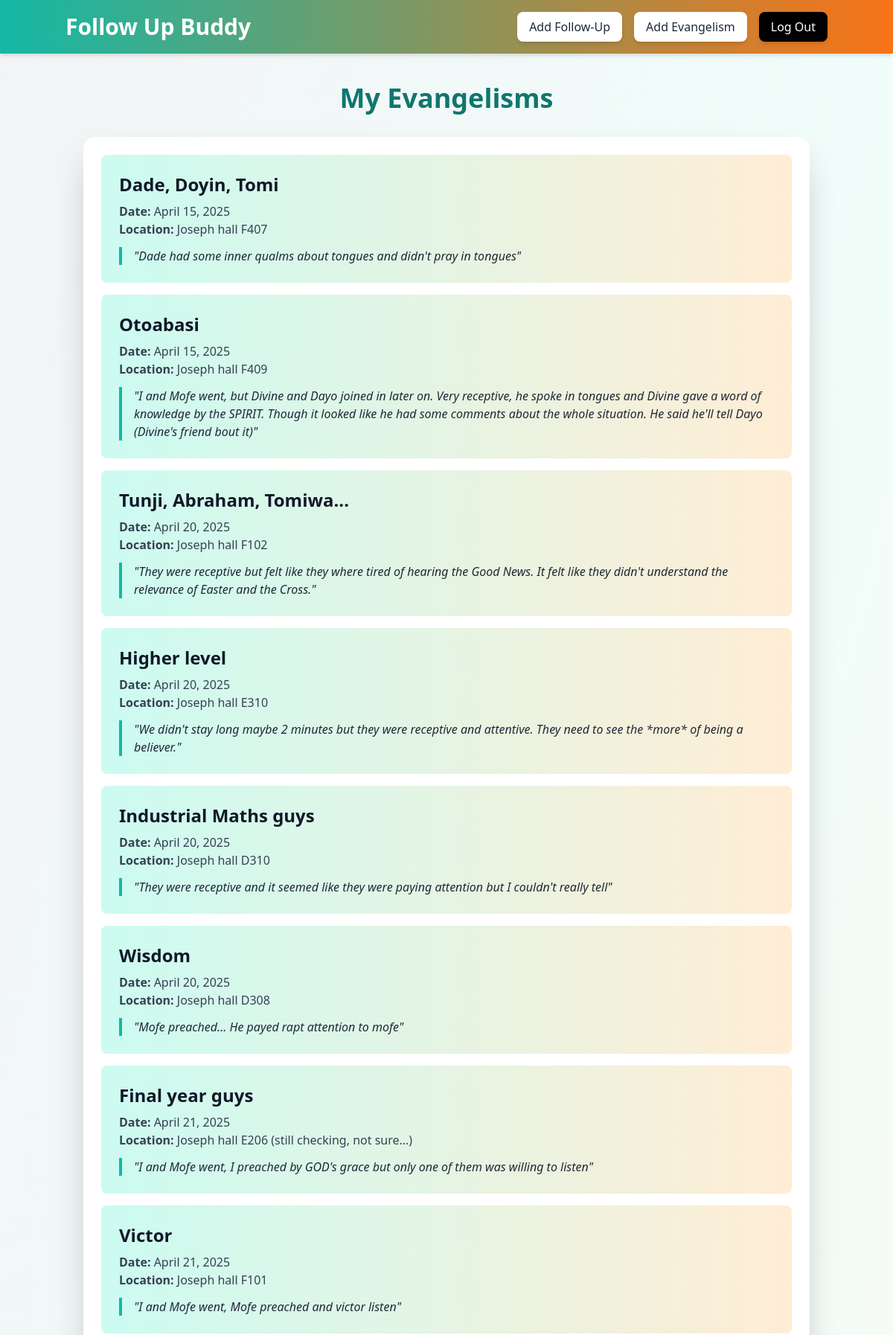
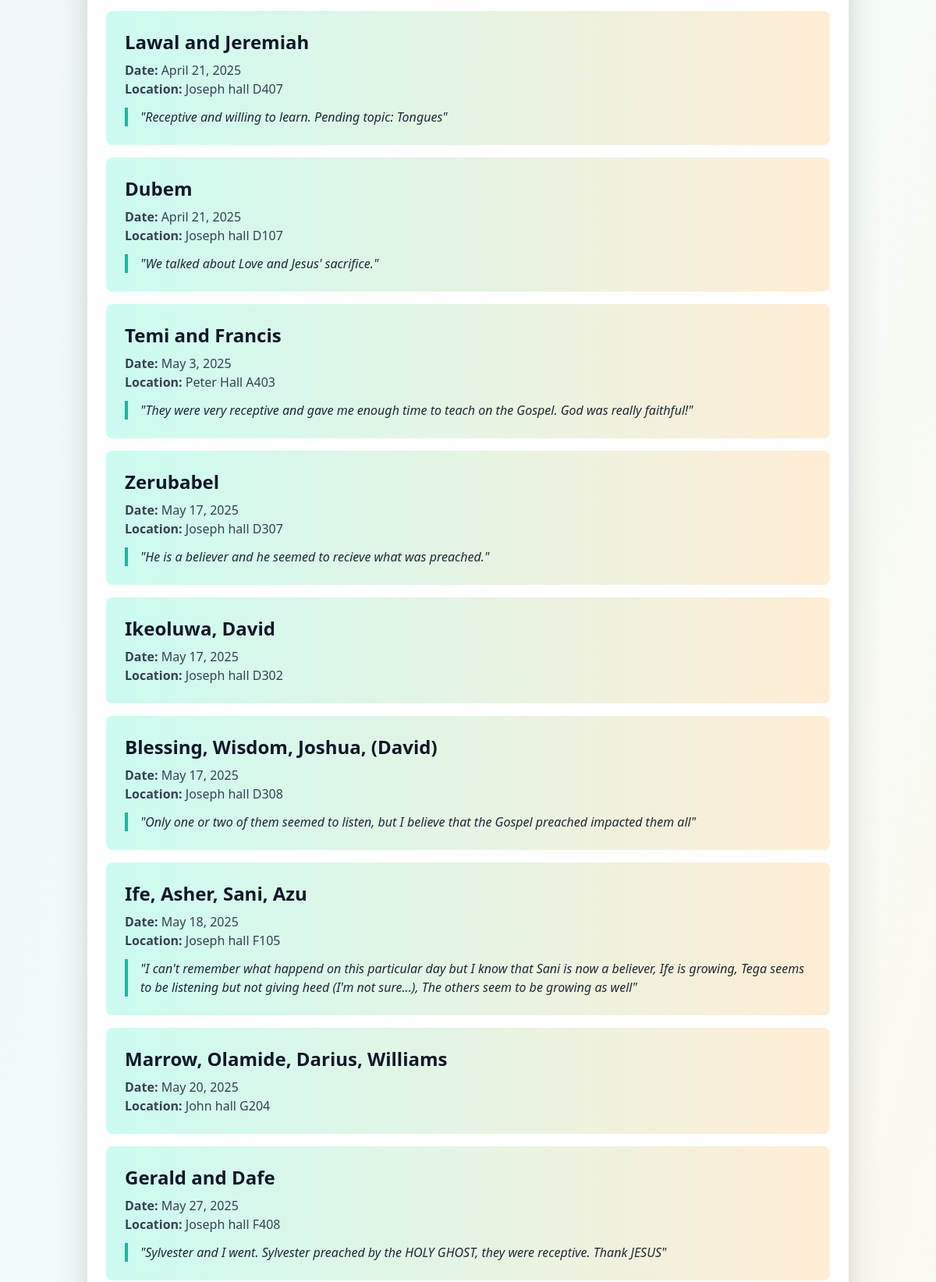
The app's page /evangelism/listing/ (signed in, upper part) with its own data (2 pictures, top to bottom).
### tracker/models.py (models this page shows, shortened)
class Evangelism(models.Model):
    FAITH_STATUS = {
        "strong_faith": "Strong Faith",
        "less_faith": "Less Faith",
        "unbeliever": "Unbeliever",
        "unknown": "Unknown",
    }
    evangelist = models.ForeignKey(User, on_delete=models.CASCADE)
    person_name = models.CharField(max_length=200)
    course = models.CharField(max_length=200, null=True, blank=True)
    location = models.CharField(max_length=255, null=True)
    date = models.DateField()
    description = models.TextField(blank=True)
    faith = models.CharField(max_length=20, choices=FAITH_STATUS)
    relevance = models.IntegerField(blank=True)
    completed = models.BooleanField(default=False)

### tracker/views.py (the view)
# urls.py: path('evangelism/listing/', views.EvangelismListing.as_view(), name="evangelism-listing"),
class EvangelismListing(LoginRequiredMixin, ListView):
    template_name = "tracker/evangelism_listing.html"
    context_object_name = "evangelisms"
    def get_queryset(self):
        return Evangelism.objects.filter(evangelist= self.request.user).all()

### tracker/templates/tracker/evangelism_list.html (shortened to what this page needs)
{% extends 'tracker/base.html' %}
{% block body %}
<div class="container mx-auto py-10 px-6">
    <h2 class="text-4xl font-extrabold text-center text-teal-700 mb-8">My Evangelisms</h2>
    {% if evangelisms %}
        <div class="bg-white shadow-2xl rounded-2xl overflow-hidden p-6">
            <ul class="divide-y divide-gray-300">
                {% for evangelism in evangelisms %}
                    <a href="{% url 'evangelism-detail' evangelism.pk %}">
                        <li class="p-6 bg-gradient-to-r from-teal-100 to-orange-100 hover:shadow-lg transition duration-300 rounded-lg mb-4">
                            <h3 class="text-2xl font-semibold text-gray-900">{{ evangelism.person_name }}</h3>
                            <p class="text-gray-700 mt-2"><strong>Date:</strong> <span class="font-medium">{{ evangelism.date }}</span></p>
                            <p class="text-gray-700"><strong>Location:</strong> <span class="font-medium">{{ evangelism.location }}</span></p>
                            {% if evangelism.description %}
                                <p class="text-gray-800 mt-3 italic border-l-4 border-teal-500 pl-4">"{{ evangelism.description }}"</p>
                            {% endif %}
                        </li>
                    </a>
                {% endfor %}
            </ul>
        </div>
    {% else %}
        <p class="text-center text-gray-500 text-lg">No evangelisms recorded yet.</p>
    {% endif %}
</div>
{% endblock body %}

### tracker/templates/tracker/base.html (shortened to what this page needs)
<!DOCTYPE html>
<html lang="en">
<head>
    <script src="https://cdn.tailwindcss.com"></script>
    <link rel="stylesheet" href="https://cdn.jsdelivr.net/npm/flatpickr/dist/flatpickr.min.css">
</head>
<body class="bg-gradient-to-br from-gray-100 via-teal-50 to-orange-50 text-gray-800 font-sans">
    <div class="content">
       {% if not exclude_header|default:False %}
            <header class="bg-gradient-to-r from-teal-500 to-orange-500 text-white py-4 shadow-md">
                <div class="container mx-auto flex justify-between items-center">
                    <h1 class="text-3xl font-bold">
                        <a href="{% url 'home' %}">Follow Up Buddy</a>
                    </h1>
                    <nav class="flex space-x-4">
                        <a href="{% url 'add-followup' %}" class="px-4 py-2 bg-white text-gray-800 font-medium rounded-lg shadow-md hover:bg-gray-200 transition duration-300">
                            Add Follow-Up
                        </a>
                        <a href="{% url 'add-evangelism' %}" class="px-4 py-2 bg-white text-gray-800 font-medium rounded-lg shadow-md hover:bg-gray-200 transition duration-300">
                            Add Evangelism
                        </a>
                        {% if not user.is_authenticated %}
                            <a href="{% url 'login' %}" class="px-4 py-2 bg-gray-900 text-white font-medium rounded-lg shadow-md hover:bg-gray-700 transition duration-300">
                                Login
                            </a>
                            <a href="{% url 'signup' %}" class="px-4 py-2 bg-gray-500 text-white font-medium rounded-lg shadow-md hover:bg-orange-600 transition duration-300">
                                Sign Up
                            </a>
                        {% else %}
                            <form action="{% url 'logout' %}" method="post">
                                <button type="submit" class="px-4 py-2 bg-black text-white font-medium rounded-lg shadow-md hover:bg-red-100 transition duration-300">
                                    Log Out
                                </button>
                            </form>
                        {% endif %}
                    </nav>
                </div>
            </header>
        {% endif %}
        {% block body %}
        {% endblock body %}
    </div>
</body>
</html>

### tracker/templates/tracker/base.html (style rules this page uses)
html, body { height: 100%; margin: 0; display: flex; flex-direction: column; }
.content { flex: 1; }

### records on screen
Evangelism: person_name "Dade, Doyin, Tomi", date "April 15, 2025", location "Joseph hall F407", description "Dade had some inner qualms about tongues and didn't pray in tongues"
Evangelism: person_name "Otoabasi", date "April 15, 2025", location "Joseph hall F409", description "I and Mofe went, but Divine and Dayo joined in later on. Very receptive, he spoke in tongues and Divine gave a word of knowledge by the SPIRIT. Though it looked like he had some comments about the whole situation. He said he'll tell Dayo (Divine's friend bout it)"
Evangelism: person_name "Tunji, Abraham, Tomiwa...", date "April 20, 2025", location "Joseph hall F102", description "They were receptive but felt like they where tired of hearing the Good News. It felt like they didn't understand the relevance of Easter and the Cross."
Evangelism: person_name "Higher level", date "April 20, 2025", location "Joseph hall E310", description "We didn't stay long maybe 2 minutes but they were receptive and attentive. They need to see the *more* of being a believer."
Evangelism: person_name "Industrial Maths guys", date "April 20, 2025", location "Joseph hall D310", description "They were receptive and it seemed like they were paying attention but I couldn't really tell"
Evangelism: person_name "Wisdom", date "April 20, 2025", location "Joseph hall D308", description "Mofe preached... He payed rapt attention to mofe"
Evangelism: person_name "Final year guys", date "April 21, 2025", location "Joseph hall E206 (still checking, not sure...)", description "I and Mofe went, I preached by GOD's grace but only one of them was willing to listen"
Evangelism: person_name "Victor", date "April 21, 2025", location "Joseph hall F101", description "I and Mofe went, Mofe preached and victor listen"
Evangelism: person_name "Lawal and Jeremiah", date "April 21, 2025", location "Joseph hall D407", description "Receptive and willing to learn. Pending topic: Tongues"
Evangelism: person_name "Dubem", date "April 21, 2025", location "Joseph hall D107", description "We talked about Love and Jesus' sacrifice."
Evangelism: person_name "Temi and Francis", date "May 3, 2025", location "Peter Hall A403", description "They were very receptive and gave me enough time to teach on the Gospel. God was really faithful!"
Evangelism: person_name "Zerubabel", date "May 17, 2025", location "Joseph hall D307", description "He is a believer and he seemed to recieve what was preached."
Evangelism: person_name "Ikeoluwa, David", date "May 17, 2025", location "Joseph hall D302"
Evangelism: person_name "Blessing, Wisdom, Joshua, (David)", date "May 17, 2025", location "Joseph hall D308", description "Only one or two of them seemed to listen, but I believe that the Gospel preached impacted them all"
Evangelism: person_name "Ife, Asher, Sani, Azu", date "May 18, 2025", location "Joseph hall F105", description "I can't remember what happend on this particular day but I know that Sani is now a believer, Ife is growing, Tega seems to be listening but not giving heed (I'm not sure...), The others seem to be growing as well"
Evangelism: person_name "Marrow, Olamide, Darius, Williams", date "May 20, 2025", location "John hall G204"
Evangelism: person_name "Gerald and Dafe", date "May 27, 2025", location "Joseph hall F408", description "Sylvester and I went. Sylvester preached by the HOLY GHOST, they were receptive. Thank JESUS"
